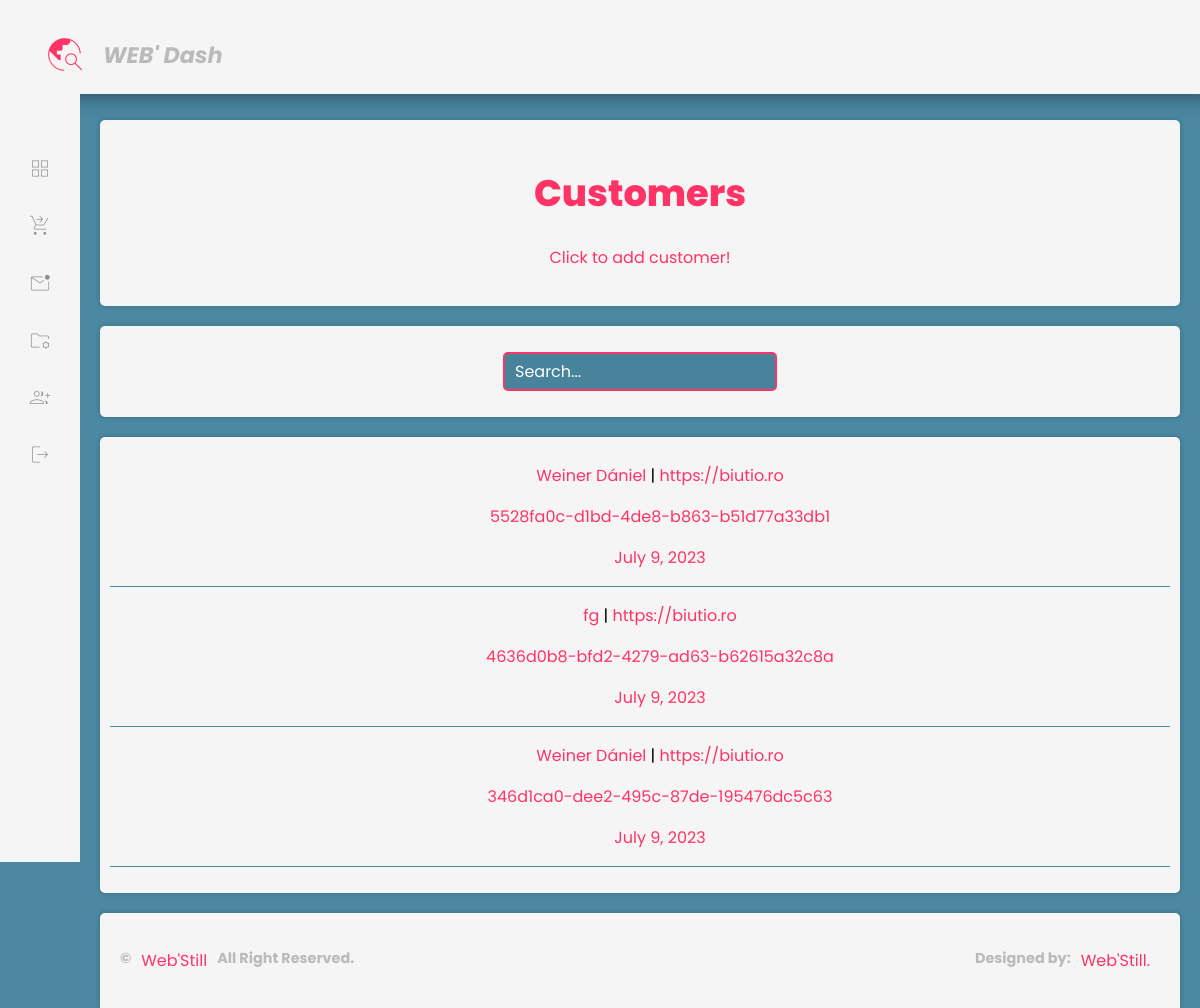
Page /dashboard/customer/ (signed in) on the committed database.
### dashboard/models.py (models this page shows, shortened)
class Customers(models.Model):
    name = models.CharField(max_length=200)
    email = models.EmailField(max_length=200)
    host_pwd = models.CharField(max_length=200)
    host_email = models.EmailField(max_length=200)
    admin_username = models.CharField(max_length=200)
    admin_password = models.CharField(max_length=200)
    user_id = models.UUIDField(default=uuid.uuid4, editable=False)
    website = models.URLField()
    cost = models.IntegerField()
    income = models.IntegerField()
    created = models.DateField(auto_now_add=True, null=True)
    class Meta:
        ordering = ['-created']

### dashboard/views.py (the view)
# urls.py: path('customer/', views.Customer, name='customer'),
@login_required(login_url='login')
def Customer(request):
    customers = Customers.objects.all()
    context = {'customers': customers}
    return render(request, 'dash/customers.html', context)

### templates/dash/customers.html (shortened to what this page needs)
{% load static %}
<!DOCTYPE html>
<html>
<head>
    <link rel="stylesheet" type="text/css" href="{% static 'dash/style.css' %}">
    <link rel="stylesheet" type="text/css" href="{% static 'dash/style1.css' %}">
</head>
<body>
    {% include 'dash/navbar.html' %}
        <main class="main">
            <div class="row">
                <div class="card-03" style="padding: 20px;">
                    <h1 align="center"><a href="">Customers</a></h1>
                    <p align="center"><a href="{% url 'add-customer' %}">Click to add customer!</a></p>
                </div>
            </div>
            <div class="row">
                <div class="card-03">
                    <form method="POST" action="{% url 'search-customer' %}">
                        <p align="center"><input class="input-add" type="text" name="search-customer" placeholder="Search..." style="color: white;"></p>
                    </form>
                </div>
            </div>
            <div class="row">
                <div class="card-02">
                    {% for customers in customers %}
						<ul style="border-bottom: 1px solid #4b88a2">
							<a href="{% url 'customer-details' customers.name customers.user_id %}" align="center">
								<li>
                                    <p align="center">
                                    <a href="{% url 'customer-details' customers.name customers.user_id %}" align="center">{{customers.name}}</a>
                                     | <a href="{% url 'customer-details' customers.name customers.user_id %}" align="center">{{customers.website}}</a>
                                    </p>
                                    <p align="center">
                                        <a href="{% url 'customer-details' customers.name customers.user_id %}" align="center">{{customers.user_id}}</a>
                                    </p>
                                    <p align="center">
                                        <a href="{% url 'customer-details' customers.name customers.user_id %}" align="center">{{customers.created}}</a>
                                    </p>
                                </li>
							</a>
						</ul>
                    {% endfor %}
                </div>
            </div>
            {% include 'dash/footer.html' %}
        </main>
    </div>
    </body>
</html>

### static/dash/style.css (style rules this page uses)
:root { --primary: #FF3366; --secondary: whitesmoke; --light: #FF3366; --dark: #4b88a2; --white: #fff; --hover: #274756; --card-radius: 5px; --border-radius: 3px; }
* { font-family: 'Poppins', sans-serif; }
html { background: var(--dark); }
body { padding: 0; margin: 0; position: relative; }
ul { list-style: none; }
a { color: var(--primary); text-decoration:none; cursor: pointer; }
h1 { font-weight: 800; font-size: 2.3rem; cursor: pointer; }
input[type="text"], input[type="email"], input[type="password"] { border: 2px solid var(--white); padding: 7px; font-size: 13px; color: var(--primary); border-radius: 5px; background: var(--dark); border-color: var(--primary); max-width: 300px; cursor: pointer; }
.row { width: 100%; display: flex; justify-content: center; flex-wrap: wrap; }
.card-02 { background: var(--secondary); position: relative; flex: 1; // max-width: 500px; min-width: 300px; margin: 10px; border-radius: var(--card-radius); padding: 10px; box-shadow: 0 0 5px rgba(0, 0, 0, .2); }
.card-03 { background: var(--secondary); position: relative; flex: 1; margin: 10px; border-radius: var(--card-radius); box-shadow: 0 0 5px rgba(0, 0, 0, .2); }
.main { margin: 110px 10px 0 10px; flex-direction: column; width: 100%; padding-left: 80px; }
a { cursor: pointer; }
ul { list-style-type: none; }

### static/dash/style1.css (style rules this page uses)
:root { --text-color-greany: #3c5150; }
.input-add { color: white !important; background-color: #48839C !important; margin: 10px !important; padding: 5px 10px !important; border: 2px solid #FF3366 !important; border-radius: 5px !important; font-size: 16px !important; width: 250px !important; }
.input-add::placeholder { color: white !important; }

### rows in the picture
Customers: name "Weiner Dániel", website "https://biutio.ro", user_id "5528fa0c-d1bd-4de8-b863-b51d77a33db1", created "July 9, 2023"
Customers: name "fg", website "https://biutio.ro", user_id "4636d0b8-bfd2-4279-ad63-b62615a32c8a", created "July 9, 2023"
Customers: name "Weiner Dániel", website "https://biutio.ro", user_id "346d1ca0-dee2-495c-87de-195476dc5c63", created "July 9, 2023"
